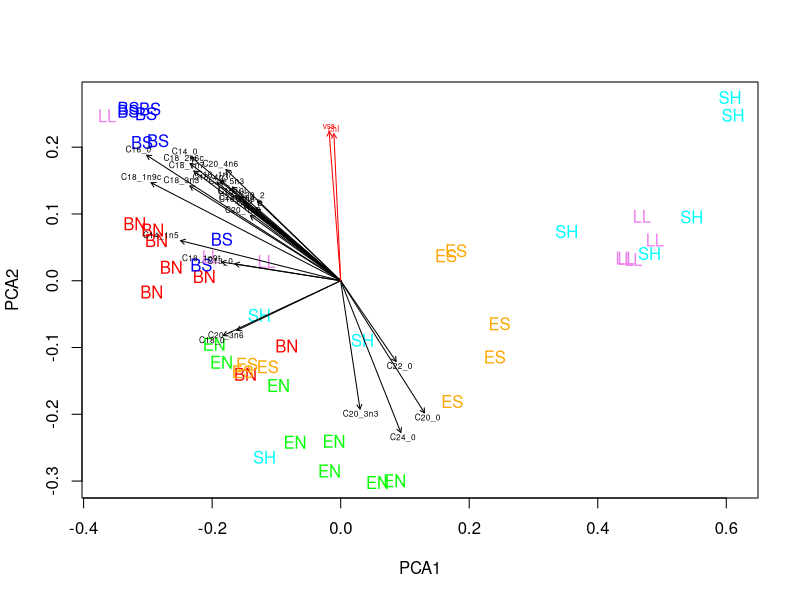

Here is the R script that generated this plot: (Note: this script raises an error after producing the figure.)
#This script looks at the differences in tree swallow chick fatty acids across sites and makes comparisons to bolus fatty acids, bug FAs, and seston FAs - script looks at seasonal trends in PUFAs in the seston, in the bugs and in birds.  Also does PCA to see if bugs, primary production, and birds all have similar FA profiles
#PTK 24 May 2014

library(vegan)

#load all fatty acid data
#load TS chick FA data
setwd('~/bugEmergenceProject')
chick.fa<-read.csv('tsFAs.csv')

#load bolus FAs
bolus.fa<-read.csv('bolusFAs.csv')

#load bug FAs
bug.fa<-read.csv('bugFAs_ug_mg.csv')

#load seston FAs
ses.fa<-read.csv('SES63_FAs.csv')

#load chick growth data
chickGrowth<-read.csv('chickGrowth_25Nov2013.csv')

#load water quality data
wqData<-read.csv('SPPPWQ.csv')

#pcoa with seston data
#This looks at how the FA profiles across all sites and time points are different from each other
ses<-ses.fa[,6:52]
ses<-as.matrix(ses)

ses.dist<-vegdist(ses,method='bray')
ses.pcoa<-cmdscale(ses.dist,eig=TRUE,add=TRUE,x.ret=TRUE)

anosim(ses.dist,grouping=ses.fa[,2]) #sig. = 0.001

#make data frame of environmental variables and specific fatty acids to run envfit
#start with specific fatty acids.  Just use the sites and the columns of fatty acids
fa<-data.frame(ses.fa[,10:(ncol(ses.fa)-6)])
fit<-envfit(ses.dist,fa)

#make data frame of environmental variables using the mean of wq data
TP<-tapply(wqData$tpk,wqData$Site_Abrreviation,mean,na.rm=T)
SRP<-tapply(wqData$srpk,wqData$Site_Abrreviation,mean,na.rm=T)
TN<-tapply(wqData$tnk,wqData$Site_Abrreviation,mean,na.rm=T)
NO3<-tapply(wqData$nox_nc,wqData$Site_Abrreviation,mean,na.rm=T)
NH4<-tapply(wqData$nhx_n,wqData$Site_Abrreviation,mean,na.rm=T)
tss<-tapply(wqData$tss,wqData$Site_Abrreviation,mean,na.rm=T)
vss<-tapply(wqData$vss,wqData$Site_Abrreviation,mean,na.rm=T)
chl<-tapply(wqData$chlorophyll,wqData$Site_Abrreviation,mean,na.rm=T)
wqTable<-data.frame(site=c('BN','BS','EN','ES','LL','SH'),TP,SRP,TN,NO3,NH4,tss,vss,chl)


#Make a table of these data to match to and make enviro. variable data frame
envTable<-c()
for(i in 1:nrow(ses.fa)){
	rowi=match(ses.fa$Site_Abbrev[i],wqTable$site)
	tp=wqTable$TP[rowi]
	srp=wqTable$SRP[rowi]
	tn=wqTable$TN[rowi]
	no3=wqTable$NO3[rowi]
	nh4=wqTable$NH4[rowi]
	tss=wqTable$tss[rowi]
	vss=wqTable$vss[rowi]
	chl=wqTable$chl[rowi]
	x=data.frame(tp,srp,tn,no3,nh4,tss,vss,chl)
	envTable=rbind(x,envTable)
}

fit.wq<-envfit(ses.dist,envTable)

plot(ses.pcoa$points,pch=19,cex=0,xlab='PCA1',ylab='PCA2',col=c(rep('red',8),rep('blue',8),rep('green',8),rep('orange',8),rep('violet',8),rep('cyan',8)))
text(ses.pcoa$points[,1],ses.pcoa$points[,2],ses.fa[,2],col=c(rep('red',8),rep('blue',8),rep('green',8),rep('orange',8),rep('violet',8),rep('cyan',8))) #It looks like there is strong grouping by river (ILR v UMR v Em.)
plot(fit,p.max=0.05,col='black',cex=0.5)
plot(fit.wq,p.max=0.05,col='red',cex=0.5)

#Now try this with bird FA data
chickFA<-chick.fa[,as.numeric(c(17:63))]
chickFA<-as.matrix(chickFA)

chick.dist<-vegdist(chickFA,method='bray')
chick.pcoa<-cmdscale(chick.dist,eig=TRUE,add=TRUE,x.ret=TRUE)

chickfa<-data.frame(chick.fa[,c(6,10,21,23:27,30:32,35:38,40:49,51:54,57:60,62:63)])
chickfa.fit<-envfit(chick.dist,chickfa)

envTable<-c()
for(i in 1:nrow(chick.fa)){
	rowi=match(chick.fa$Site_Abbrev[i],wqTable$site)
	tp=wqTable$TP[rowi]
	srp=wqTable$SRP[rowi]
	tn=wqTable$TN[rowi]
	no3=wqTable$NO3[rowi]
	nh4=wqTable$NH4[rowi]
	tss=wqTable$tss[rowi]
	vss=wqTable$vss[rowi]
	chl=wqTable$chl[rowi]
	x=data.frame(tp,srp,tn,no3,nh4,tss,vss,chl)
	envTable=rbind(x,envTable)
}

fit.wq<-envfit(chick.dist,envTable)

plot(chick.pcoa,cex=0,xlab='PCA1',ylab='PCA2') #No real grouping by site
text(chick.pcoa[,1],chick.pcoa[,2],chick.fa$Site_Abbrev,col=c(rep('red',5),rep('blue',15),rep('green',12),rep('orange',10),rep('violet',10),rep('cyan',10)))
#plot(chickfa.fit,p.max=0.05,col='black')
plot(chickfa.fit,p.max=0.05,col='black')
summary(anosim(chick.dist,grouping=chick.fa$Site_Abbrev)) #significance = 0.001

#PCA with bolus data
bolusFA<-as.matrix(bolus.fa[,c(6:18,20:23,25:28,30,32:39,42:45,47:48)])

bolus.dist<-vegdist(bolusFA)
bolus.pcoa<-cmdscale(bolus.dist,eig=T,add=T,x.ret=T)
bolusFA.fit<-envfit(bolus.dist,bolusFA)

envTable<-c()
for(i in 1:nrow(bolus.fa)){
	rowi=match(bolus.fa$Site_Abbrev[i],wqTable$site)
	tp=wqTable$TP[rowi]
	srp=wqTable$SRP[rowi]
	tn=wqTable$TN[rowi]
	no3=wqTable$NO3[rowi]
	nh4=wqTable$NH4[rowi]
	tss=wqTable$tss[rowi]
	vss=wqTable$vss[rowi]
	chl=wqTable$chl[rowi]
	x=data.frame(tp,srp,tn,no3,nh4,tss,vss,chl)
	envTable=rbind(x,envTable)
}
bolusFA.wq.fit<-envfit(bolus.dist,envTable)

plot(bolus.pcoa,cex=0)
text(bolus.pcoa[,1],bolus.pcoa[,2],bolus.fa$Site_Abbrev,col=c(rep('red',nrow(bolus.fa[bolus.fa$Site_Abbrev=='BN',])),rep('blue',nrow(bolus.fa[bolus.fa$Site_Abbrev=='BS',])),rep('green',nrow(bolus.fa[bolus.fa$Site_Abbrev=='EN',])),rep('orange',nrow(bolus.fa[bolus.fa$Site_Abbrev=='ES',])),rep('violet',nrow(bolus.fa[bolus.fa$Site_Abbrev=='LL',])),rep('cyan',nrow(bolus.fa[bolus.fa$Site_Abbrev=='SH',]))))
plot(bolusFA.fit,p.max=0.05,col='black')
plot(bolusFA.wq.fit,p.max=0.05,col='red')

#Compare chick growth to fatty acids in bolus as well as in livers and seston FA concentration
#calculate averages for pufa, omega 3, epa, dha
#First, calculate average chick growth by site
chick.growth<-tapply(chickGrowth$Growth..g.d.,chickGrowth$Site_Abreviation,mean,na.rm=T)[-1] #calculate mean chick growth
se.chick.growth<-tapply(chickGrowth$Growth..g.d.,chickGrowth$Site_Abreviation,std.error,na.rm=T)[-1]

#calculate average PUFA, epa, w3, and dha for bolus
avgBolus.pufa<-tapply(bolus.fa$PUFA,bolus.fa$Site_Abbrev,mean,na.rm=T)
seBolus.pufa<-tapply(bolus.fa$PUFA,bolus.fa$Site_Abbrev,std.error,na.rm=T)
avgBolus.epa<-tapply(bolus.fa$C22_5n3c,bolus.fa$Site_Abbrev,mean,na.rm=T)
seBolus.epa<-tapply(bolus.fa$C22_5n3c,bolus.fa$Site_Abbrev,std.error,na.rm=T)
avgBolus.w3<-tapply(bolus.fa$Omega3,bolus.fa$Site_Abbrev,mean,na.rm=T)
seBolus.w3<-tapply(bolus.fa$Omega3,bolus.fa$Site_Abbrev,std.error,na.rm=T)
avgBolus.dha<-tapply(bolus.fa$C22_6n3,bolus.fa$Site_Abbrev,mean,na.rm=T)
seBolus.dha<-tapply(bolus.fa$C22_6n3,bolus.fa$Site_Abbrev,std.error,na.rm=T)
plot(avgBolus.pufa,chick.growth)
summary(lm(chick.growth~avgBolus.pufa)) #r2=0.89 p=0.007

#do the same for TS chicks
avgChick.pufa<-tapply(chick.fa$PUFA,chick.fa$Site_Abbrev,mean,na.rm=T)
seChick.pufa<-tapply(chick.fa$PUFA,chick.fa$Site_Abbrev,std.error,na.rm=T)
avgChick.epa<-tapply(chick.fa$C22_5n3c,chick.fa$Site_Abbrev,mean,na.rm=T)
seChick.epa<-tapply(chick.fa$C22_5n3c,chick.fa$Site_Abbrev,std.error,na.rm=T)
avgChick.w3<-tapply(chick.fa$Omega3,chick.fa$Site_Abbrev,mean,na.rm=T)
seChick.w3<-tapply(chick.fa$Omega3,chick.fa$Site_Abbrev,std.error,na.rm=T)
avgChick.dha<-tapply(chick.fa$C22_6n3,chick.fa$Site_Abbrev,mean,na.rm=T)
seChick.dha<-tapply(chick.fa$C22_6n3,chick.fa$Site_Abbrev,std.error,na.rm=T)
plot(avgChick.pufa,chick.growth) #no relationship

#do the same for seston
avgSes.pufa<-tapply(ses.fa$PUFA,ses.fa$Site_Abbrev,mean,na.rm=T)
seSes.pufa<-tapply(ses.fa$PUFA,ses.fa$Site_Abbrev,std.error,na.rm=T)
avgSes.epa<-tapply(ses.fa$C22_5n3c,ses.fa$Site_Abbrev,mean,na.rm=T)
seSes.epa<-tapply(ses.fa$C22_5n3c,ses.fa$Site_Abbrev,std.error,na.rm=T)
avgSes.w3<-tapply(ses.fa$Omega3,ses.fa$Site_Abbrev,mean,na.rm=T)
seSes.w3<-tapply(ses.fa$Omega3,ses.fa$Site_Abbrev,std.error,na.rm=T)
avgSes.dha<-tapply(ses.fa$C22_6n3,ses.fa$Site_Abbrev,mean,na.rm=T)
seSes.dha<-tapply(ses.fa$C22_6n3,ses.fa$Site_Abbrev,std.error,na.rm=T)
plot(avgSes.pufa,chick.growth,pch=19,ylim=c(min(chick.growth-se.chick.growth),max(chick.growth+se.chick.growth)))
errbar(avgSes.pufa,chick.growth,yplus=chick.growth+se.chick.growth,yminus=chick.growth-se.chick.growth,add=T)
summary(lm(chick.growth~avgSes.pufa)) #r2=0.43 p=0.154 slope = -0.0088


#makes bar graphs of average PUFA, EPA, DHA, ALA, ARA, and LIN for seston, boli, and birds

#Barplot of comparisons among seston, bolus, and bird fatty acids
#start with PUFAs
pufa.table<-data.frame(avgSes.pufa,avgBolus.pufa,avgChick.pufa)
pufa.table<-t(pufa.table)
se.pufa.table<-data.frame(seSes.pufa,seBolus.pufa,seChick.pufa)
se.pufa.table<-t(se.pufa.table)
w3.table<-data.frame(avgSes.w3,avgBolus.w3,avgChick.w3)
w3.table<-t(w3.table)
se.w3.table<-data.frame(seSes.w3,seBolus.w3,seChick.w3)
se.w3.table<-t(se.w3.table)
epa.table<-data.frame(avgSes.epa,avgBolus.epa,avgChick.epa)
epa.table<-t(epa.table)
se.epa.table<-data.frame(seSes.epa,seBolus.epa,seChick.epa)
se.epa.table<-t(se.epa.table)
dha.table<-data.frame(avgSes.dha,avgBolus.dha,avgChick.dha)
dha.table<-t(dha.table)
se.dha.table<-data.frame(seSes.dha,seBolus.dha,seChick.dha)
se.dha.table<-t(se.dha.table)


#calculate all of the above in % total fatty acids by dividing concentration by total fatty acids column - make a new data frame for each
#seston
ses.ptfa<-c()
for(i in 6:57){
	ses.ptfa<-cbind(ses.ptfa,(ses.fa[,i]/ses.fa[,58])*100)
}
colnames(ses.ptfa)=colnames(ses.fa[6:57])
ses.ptfa<-cbind(ses.fa[,1:5],ses.ptfa)
#bugs
bug.ptfa<-c()
for(i in 5:29){
	bug.ptfa<-cbind(bug.ptfa,(bug.fa[,i]/bug.fa[,30])*100)
}
colnames(bug.ptfa)<-colnames(bug.fa[5:29])
bug.ptfa<-cbind(bug.fa[,1:4],bug.ptfa)
#bolus
bolus.ptfa<-c()
for(i in 6:53){
	bolus.ptfa<-cbind(bolus.ptfa,(bolus.fa[,i]/bolus.fa[,54])*100)
}
colnames(bolus.ptfa)<-colnames(bolus.fa[6:53])
bolus.ptfa<-cbind(bolus.fa[,1:5],bolus.ptfa)
#TS chicks
chick.ptfa<-c()
for(i in 17:68){
	chick.ptfa<-cbind(chick.ptfa,(chick.fa[,i]/chick.fa[,69])*100)
}
colnames(chick.ptfa)<-colnames(chick.fa[17:68])
chick.ptfa<-cbind(chick.fa[,1:17],chick.ptfa)

#Calculate averages similar to above
#calculate average PUFA, epa, w3, and dha for bolus
avgBolus.pufa<-tapply(bolus.ptfa$PUFA,bolus.ptfa$Site_Abbrev,mean,na.rm=T)
seBolus.pufa<-tapply(bolus.ptfa$PUFA,bolus.ptfa$Site_Abbrev,std.error,na.rm=T)
avgBolus.epa<-tapply(bolus.ptfa$C22_5n3c,bolus.ptfa$Site_Abbrev,mean,na.rm=T)
seBolus.epa<-tapply(bolus.ptfa$C22_5n3c,bolus.ptfa$Site_Abbrev,std.error,na.rm=T)
avgBolus.w3<-tapply(bolus.ptfa$Omega3,bolus.ptfa$Site_Abbrev,mean,na.rm=T)
seBolus.w3<-tapply(bolus.ptfa$Omega3,bolus.ptfa$Site_Abbrev,std.error,na.rm=T)
avgBolus.dha<-tapply(bolus.ptfa$C22_6n3,bolus.ptfa$Site_Abbrev,mean,na.rm=T)
seBolus.dha<-tapply(bolus.ptfa$C22_6n3,bolus.ptfa$Site_Abbrev,std.error,na.rm=T)

#do the same for TS chicks
avgChick.pufa<-tapply(chick.ptfa$PUFA,chick.ptfa$Site_Abbrev,mean,na.rm=T)
seChick.pufa<-tapply(chick.ptfa$PUFA,chick.ptfa$Site_Abbrev,std.error,na.rm=T)
avgChick.epa<-tapply(chick.ptfa$C22_5n3c,chick.ptfa$Site_Abbrev,mean,na.rm=T)
seChick.epa<-tapply(chick.ptfa$C22_5n3c,chick.ptfa$Site_Abbrev,std.error,na.rm=T)
avgChick.w3<-tapply(chick.ptfa$Omega3,chick.ptfa$Site_Abbrev,mean,na.rm=T)
seChick.w3<-tapply(chick.ptfa$Omega3,chick.ptfa$Site_Abbrev,std.error,na.rm=T)
avgChick.dha<-tapply(chick.ptfa$C22_6n3,chick.ptfa$Site_Abbrev,mean,na.rm=T)
seChick.dha<-tapply(chick.ptfa$C22_6n3,chick.ptfa$Site_Abbrev,std.error,na.rm=T)

#do the same for seston
avgSes.pufa<-tapply(ses.ptfa$PUFA,ses.ptfa$Site_Abbrev,mean,na.rm=T)
seSes.pufa<-tapply(ses.ptfa$PUFA,ses.ptfa$Site_Abbrev,std.error,na.rm=T)
avgSes.epa<-tapply(ses.ptfa$C22_5n3c,ses.ptfa$Site_Abbrev,mean,na.rm=T)
seSes.epa<-tapply(ses.ptfa$C22_5n3c,ses.ptfa$Site_Abbrev,std.error,na.rm=T)
avgSes.w3<-tapply(ses.ptfa$Omega3,ses.ptfa$Site_Abbrev,mean,na.rm=T)
seSes.w3<-tapply(ses.ptfa$Omega3,ses.ptfa$Site_Abbrev,std.error,na.rm=T)
avgSes.dha<-tapply(ses.ptfa$C22_6n3,ses.ptfa$Site_Abbrev,mean,na.rm=T)
seSes.dha<-tapply(ses.ptfa$C22_6n3,ses.ptfa$Site_Abbrev,std.error,na.rm=T)

#Also do it for all bugs, irregardless of taxa
avgBug.pufa<-tapply(bug.ptfa$PUFA,bug.ptfa$Site_Abbrev,mean,na.rm=T)
seBug.pufa<-tapply(bug.ptfa$PUFA,bug.ptfa$Site_Abbrev,std.error,na.rm=T)
avgBug.epa<-tapply(bug.ptfa$C22_5n3c,bug.ptfa$Site_Abbrev,mean,na.rm=T)
seBug.epa<-tapply(bug.ptfa$C22_5n3c,bug.ptfa$Site_Abbrev,std.error,na.rm=T)
avgBug.dha<-tapply(bug.ptfa$DHAC22_6n3,bug.ptfa$Site_Abbrev,mean,na.rm=T)
seBug.dha<-tapply(bug.ptfa$DHAC22_6n3,bug.ptfa$Site_Abbrev,std.error,na.rm=T)
avgBug.w3<-tapply(bug.ptfa$Omega3,bug.ptfa$Site_Abbrev,mean,na.rm=T)
seBug.w3<-tapply(bug.ptfa$Omega3,bug.ptfa$Site_Abbrev,std.error,na.rm=T)

#Barplot of comparisons among seston, bolus, and bird fatty acids
#start with PUFAs ----- this time with percent fatty acids
pufa.table<-data.frame(avgSes.pufa,avgBug.pufa,avgBolus.pufa,avgChick.pufa)
pufa.table<-t(pufa.table)
se.pufa.table<-data.frame(seSes.pufa,seBug.pufa,seBolus.pufa,seChick.pufa)
se.pufa.table<-t(se.pufa.table)
w3.table<-data.frame(avgSes.w3,avgBug.w3,avgBolus.w3,avgChick.w3)
w3.table<-t(w3.table)
se.w3.table<-data.frame(seSes.w3,seBug.w3,seBolus.w3,seChick.w3)
se.w3.table<-t(se.w3.table)
epa.table<-data.frame(avgSes.epa,avgBug.epa,avgBolus.epa,avgChick.epa)
epa.table<-t(epa.table)
se.epa.table<-data.frame(seSes.epa,seBug.epa,seBolus.epa,seChick.epa)
se.epa.table<-t(se.epa.table)
dha.table<-data.frame(avgSes.dha,avgBug.dha,avgBolus.dha,avgChick.dha)
dha.table<-t(dha.table)
se.dha.table<-data.frame(seSes.dha,seBug.dha,seBolus.dha,seChick.dha)
se.dha.table<-t(se.dha.table)


####<------------------------------------------------------>####

#Look at transfer of bacterial fatty acids seston, bolus, and birds
#Seston first
avgSes.c15i<-tapply(ses.fa$C15_0i,ses.fa$Site_Abbrev,mean,na.rm=T)
seSes.c15i<-tapply(ses.fa$C15_0i,ses.fa$Site_Abbrev,std.error,na.rm=T)
avgSes.c15ai<-tapply(ses.fa$C15ai,ses.fa$Site_Abbrev,mean,na.rm=T)
seSes.c15ai<-tapply(ses.fa$C15ai,ses.fa$Site_Abbrev,std.error,na.rm=T)
avgSes.c15<-tapply(ses.fa$C15_0,ses.fa$Site_Abbrev,mean,na.rm=T)
seSes.c15<-tapply(ses.fa$C15_0,ses.fa$Site_Abbrev,std.error,na.rm=T)
avgSes.c151<-tapply(ses.fa$C15_1,ses.fa$Site_Abbrev,mean,na.rm=T)
seSes.c151<-tapply(ses.fa$C15_1,ses.fa$Site_Abbrev,std.error,na.rm=T)
avgSes.c17<-tapply(ses.fa$C17_0,ses.fa$Site_Abbrev,mean,na.rm=T)
seSes.c17<-tapply(ses.fa$C17_0,ses.fa$Site_Abbrev,std.error,na.rm=T)

#Bolus
avgBolus.c15i<-tapply(bolus.fa$C15_0i,bolus.fa$Site_Abbrev,mean,na.rm=T)
seBolus.c15i<-tapply(bolus.fa$C15_0i,bolus.fa$Site_Abbrev,std.error,na.rm=T)
avgBolus.c15ai<-tapply(bolus.fa$C15ai,bolus.fa$Site_Abbrev,mean,na.rm=T)
seBolus.c15ai<-tapply(bolus.fa$C15ai,bolus.fa$Site_Abbrev,std.error,na.rm=T)
avgBolus.c15<-tapply(bolus.fa$C15_0,bolus.fa$Site_Abbrev,mean,na.rm=T)
seBolus.c15<-tapply(bolus.fa$C15_0,bolus.fa$Site_Abbrev,std.error,na.rm=T)
avgBolus.c151<-tapply(bolus.fa$C15_1,bolus.fa$Site_Abbrev,mean,na.rm=T)
seBolus.c151<-tapply(bolus.fa$C15_1,bolus.fa$Site_Abbrev,std.error,na.rm=T)
avgBolus.c17<-tapply(bolus.fa$C17_0,bolus.fa$Site_Abbrev,mean,na.rm=T)
seBolus.c17<-tapply(bolus.fa$C17_0,bolus.fa$Site_Abbrev,std.error,na.rm=T)

#Birds
avgChick.c15i<-tapply(chick.fa$C15_0i,chick.fa$Site_Abbrev,mean,na.rm=T)
seChick.c15i<-tapply(chick.fa$C15_0i,chick.fa$Site_Abbrev,std.error,na.rm=T)
avgChick.c15ai<-tapply(chick.fa$C15ai,chick.fa$Site_Abbrev,mean,na.rm=T)
seChick.c15ai<-tapply(chick.fa$C15ai,chick.fa$Site_Abbrev,std.error,na.rm=T)
avgChick.c15<-tapply(chick.fa$C15_0,chick.fa$Site_Abbrev,mean,na.rm=T)
seChick.c15<-tapply(chick.fa$C15_0,chick.fa$Site_Abbrev,std.error,na.rm=T)
avgChick.c151<-tapply(chick.fa$C15_1,chick.fa$Site_Abbrev,mean,na.rm=T)
seChick.c151<-tapply(chick.fa$C15_1,chick.fa$Site_Abbrev,std.error,na.rm=T)
avgChick.c17<-tapply(chick.fa$C17_0,chick.fa$Site_Abbrev,mean,na.rm=T)
seChick.c17<-tapply(chick.fa$C17_0,chick.fa$Site_Abbrev,std.error,na.rm=T)

c15i.table<-data.frame(avgSes.c15i,avgBolus.c15i,avgChick.c15i)
c15i.table<-t(c15i.table)
se.c15i.table<-data.frame(seSes.c15i,seBolus.c15i,seChick.c15i)
se.c15i.table<-t(se.c15i.table)
c15ai.table<-data.frame(avgSes.c15ai,avgBolus.c15ai,avgChick.c15ai)
c15ai.table<-t(c15ai.table)
se.c15ai.table<-data.frame(seSes.c15ai,seBolus.c15ai,seChick.c15ai)
se.c15ai.table<-t(se.c15ai.table)
c15.table<-data.frame(avgSes.c15,avgBolus.c15,avgChick.c15)
c15.table<-t(c15.table)
se.c15.table<-data.frame(seSes.c15,seBolus.c15,seChick.c15)
se.c15.table<-t(se.c15.table)
c151.table<-data.frame(avgSes.c151,avgBolus.c151,avgChick.c151)
c151.table<-t(c151.table)
se.c151.table<-data.frame(seSes.c151,seBolus.c151,seChick.c151)
se.c151.table<-t(se.c151.table)
c17.table<-data.frame(avgSes.c17,avgBolus.c17,avgChick.c17)
c17.table<-t(c17.table)
se.c17.table<-data.frame(seSes.c17,seBolus.c17,seChick.c17)
se.c17.table<-t(se.c17.table)